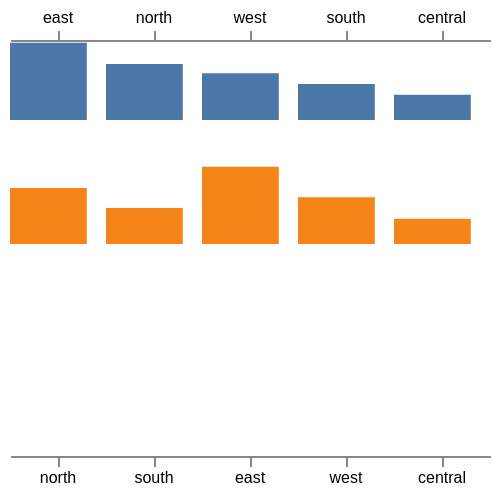

Here is the Vega-Lite specification saved for this chart:
### Vega specification from a JSON file in a GitHub repository (floating-point values rounded to 4 significant figures)
{"$schema": "https://vega.github.io/schema/vega/v6.json", "description": "A band domain whose sort direction comes from a signal rather than from the text of the specification: one scale told to sort descending by an aggregate of a column, another to sort ascending by a count, each direction named by a signal. A direction written that way is what a control changes when a reader reverses a chart, and reading it as though it were a word left every such domain ascending without saying so. The two domains deliberately differ in more than the signal, because upstream shares one sort operator between two that differ only in that and the second silently takes the first's order.", "width": 240, "height": 150, "padding": 5, "background": "white", "signals": [{"name": "down", "value": "descending"}, {"name": "up", "value": "ascending"}], "data": [{"name": "t", "values": [{"c": "north", "v": 42, "n": 1}, {"c": "south", "v": 27, "n": 3}, {"c": "east", "v": 58, "n": 2}, {"c": "west", "v": 35, "n": 1}, {"c": "central", "v": 19, "n": 4}]}], "scales": [{"name": "byValueDown", "type": "band", "domain": {"data": "t", "field": "c", "sort": {"op": "min", "field": "v", "order": {"signal": "down"}}}, "range": "width"}, {"name": "byCountUp", "type": "band", "domain": {"data": "t", "field": "c", "sort": {"op": "count", "order": {"signal": "up"}}}, "range": "width"}, {"name": "y", "type": "linear", "domain": [0, 60], "range": [40, 0]}], "axes": [{"orient": "top", "scale": "byValueDown", "labelFontSize": 8}, {"orient": "bottom", "scale": "byCountUp", "offset": 58, "labelFontSize": 8}], "marks": [{"type": "rect", "from": {"data": "t"}, "encode": {"enter": {"x": {"scale": "byValueDown", "field": "c"}, "width": {"scale": "byValueDown", "band": 0.8}, "y": {"scale": "y", "field": "v"}, "y2": {"scale": "y", "value": 0}, "fill": {"value": "#4c78a8"}}}}, {"type": "rect", "from": {"data": "t"}, "encode": {"enter": {"x": {"scale": "byCountUp", "field": "c"}, "width": {"scale": "byCountUp", "band": 0.8}, "y": {"scale": "y", "field": "v", "offset": 62}, "y2": {"value": 102}, "fill": {"value": "#f58518"}}}}]}
